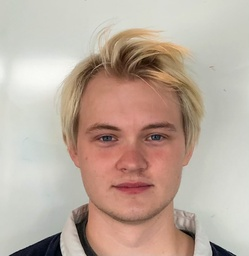
#> input picture data/img/test_image.jpg, 249 x 256 px, shrunk from 1186 x 1219 before the run, found by its file name
$ python detect_eyes_image.py
#> lines starting #> are read from the running program, lines starting #| are printed output that depends on the picture
import numpy as np
import cv2 as cv
from PIL import Image
import matplotlib.pylab as plt
import copy
import pathlib

image = cv.imread("data/img/test_image.jpg")
#> image is the input picture: shape (256, 249, 3); mean B, G, R 159.6, 172, 189.6
imageIN = cv.cvtColor(image, cv.COLOR_BGR2RGB)

eye = 0

for y in range(imageIN.shape[0]):
    for x in range(imageIN.shape[1]):
        for c in range(3):

            white = (imageIN[y, x, 0] + imageIN[y, x, 1] +
                     imageIN[y, x, 2]) / 3

            if(imageIN[y, x, 0] + 5 > white and image[y, x, 0] - 5 < white):  # finder øjne
                if(imageIN[y, x, 1] + 5 > white and image[y, x, 1] - 5 < white):
                    if(imageIN[y, x, 2] + 5 > white and image[y, x, 2] - 5 < white):

                        imageIN[y, x, 0] = 255
                        eye += 1

            if(imageIN[y, x, 2] > white + 150):
                imageIN[y, x, 1] = 0
                imageIN[y, x, 0] = 0
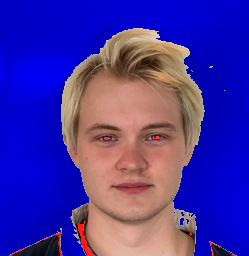
#> imageIN: shape (256, 249, 3); mean R, G, B 69.9, 50.4, 159.6
#> after the loop, eye = 353

if(eye < 1000):
    print("The eyes are closed!")
if(eye > 1000 and eye < 10000):
    print("eyes is open!")
if(eye > 10000):
    print("Something might have went wrong")


cv.imshow(imageIN)
